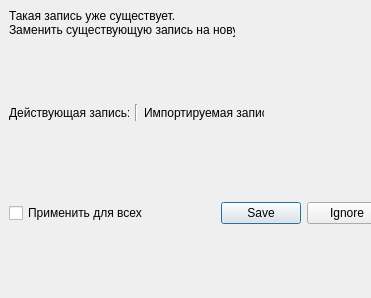
<?xml version="1.0" encoding="UTF-8"?>
<ui version="4.0">
 <class>AccessDialog</class>
 <widget class="QDialog" name="AccessDialog">
  <property name="geometry">
   <rect>
    <x>0</x>
    <y>0</y>
    <width>371</width>
    <height>298</height>
   </rect>
  </property>
  <property name="windowTitle">
   <string>Dialog</string>
  </property>
  <widget class="QLabel" name="headLbl">
   <property name="geometry">
    <rect>
     <x>9</x>
     <y>9</y>
     <width>226</width>
     <height>31</height>
    </rect>
   </property>
   <property name="sizePolicy">
    <sizepolicy hsizetype="Expanding" vsizetype="Fixed">
     <horstretch>0</horstretch>
     <verstretch>0</verstretch>
    </sizepolicy>
   </property>
   <property name="minimumSize">
    <size>
     <width>0</width>
     <height>31</height>
    </size>
   </property>
   <property name="text">
    <string>Такая запись уже существует. 
Заменить существующую запись на новую?</string>
   </property>
   <property name="textFormat">
    <enum>Qt::PlainText</enum>
   </property>
   <property name="scaledContents">
    <bool>false</bool>
   </property>
   <property name="alignment">
    <set>Qt::AlignLeading|Qt::AlignLeft|Qt::AlignTop</set>
   </property>
  </widget>
  <widget class="QWidget" name="layoutWidget">
   <property name="geometry">
    <rect>
     <x>9</x>
     <y>104</y>
     <width>255</width>
     <height>17</height>
    </rect>
   </property>
   <layout class="QHBoxLayout" name="horizontalLayout_2">
    <item>
     <layout class="QVBoxLayout" name="verticalLayout">
      <item>
       <widget class="QLabel" name="headOldLbl">
        <property name="text">
         <string>Действующая запись:</string>
        </property>
       </widget>
      </item>
     </layout>
    </item>
    <item>
     <widget class="Line" name="line">
      <property name="orientation">
       <enum>Qt::Vertical</enum>
      </property>
     </widget>
    </item>
    <item>
     <layout class="QVBoxLayout" name="verticalLayout_2">
      <item>
       <widget class="QLabel" name="headNewLbl">
        <property name="text">
         <string>Импортируемая запись:</string>
        </property>
       </widget>
      </item>
     </layout>
    </item>
   </layout>
  </widget>
  <widget class="QWidget" name="layoutWidget">
   <property name="geometry">
    <rect>
     <x>9</x>
     <y>200</y>
     <width>378</width>
     <height>27</height>
    </rect>
   </property>
   <layout class="QHBoxLayout" name="horizontalLayout">
    <item>
     <widget class="QCheckBox" name="checkBox">
      <property name="text">
       <string>Применить для всех</string>
      </property>
     </widget>
    </item>
    <item>
     <widget class="QDialogButtonBox" name="buttonBox">
      <property name="orientation">
       <enum>Qt::Horizontal</enum>
      </property>
      <property name="standardButtons">
       <set>QDialogButtonBox::Ignore|QDialogButtonBox::Save</set>
      </property>
     </widget>
    </item>
   </layout>
  </widget>
 </widget>
 <resources/>
 <connections>
  <connection>
   <sender>buttonBox</sender>
   <signal>accepted()</signal>
   <receiver>AccessDialog</receiver>
   <slot>accept()</slot>
   <hints>
    <hint type="sourcelabel">
     <x>248</x>
     <y>254</y>
    </hint>
    <hint type="destinationlabel">
     <x>157</x>
     <y>274</y>
    </hint>
   </hints>
  </connection>
  <connection>
   <sender>buttonBox</sender>
   <signal>rejected()</signal>
   <receiver>AccessDialog</receiver>
   <slot>reject()</slot>
   <hints>
    <hint type="sourcelabel">
     <x>316</x>
     <y>260</y>
    </hint>
    <hint type="destinationlabel">
     <x>286</x>
     <y>274</y>
    </hint>
   </hints>
  </connection>
 </connections>
</ui>
